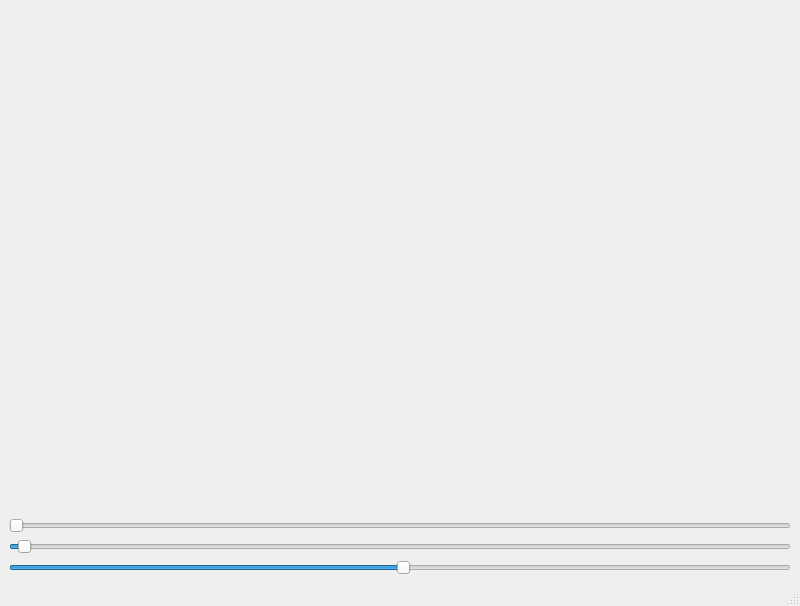
<?xml version="1.0" encoding="UTF-8"?>
<ui version="4.0">
 <class>MainWindow</class>
 <widget class="QMainWindow" name="MainWindow">
  <property name="geometry">
   <rect>
    <x>0</x>
    <y>0</y>
    <width>800</width>
    <height>606</height>
   </rect>
  </property>
  <property name="windowTitle">
   <string>MainWindow</string>
  </property>
  <widget class="QWidget" name="centralwidget">
   <layout class="QVBoxLayout" name="verticalLayout_2">
    <item>
     <widget class="SimWidget" name="SimWidgetWindow" native="true"/>
    </item>
    <item>
     <layout class="QVBoxLayout" name="verticalLayout">
      <item>
       <widget class="QSlider" name="PointMinValSlider">
        <property name="orientation">
         <enum>Qt::Horizontal</enum>
        </property>
       </widget>
      </item>
      <item>
       <widget class="QSlider" name="PointMaxValSlider">
        <property name="minimum">
         <number>1</number>
        </property>
        <property name="maximum">
         <number>10000</number>
        </property>
        <property name="value">
         <number>100</number>
        </property>
        <property name="orientation">
         <enum>Qt::Horizontal</enum>
        </property>
       </widget>
      </item>
      <item>
       <widget class="QSlider" name="PointSizeSlider">
        <property name="value">
         <number>50</number>
        </property>
        <property name="orientation">
         <enum>Qt::Horizontal</enum>
        </property>
       </widget>
      </item>
     </layout>
    </item>
   </layout>
  </widget>
  <widget class="QMenuBar" name="menubar">
   <property name="geometry">
    <rect>
     <x>0</x>
     <y>0</y>
     <width>800</width>
     <height>22</height>
    </rect>
   </property>
  </widget>
  <widget class="QStatusBar" name="statusbar"/>
 </widget>
 <customwidgets>
  <customwidget>
   <class>SimWidget</class>
   <extends>QWidget</extends>
   <header location="global">simwidget.h</header>
   <container>1</container>
  </customwidget>
 </customwidgets>
 <resources/>
 <connections/>
</ui>
